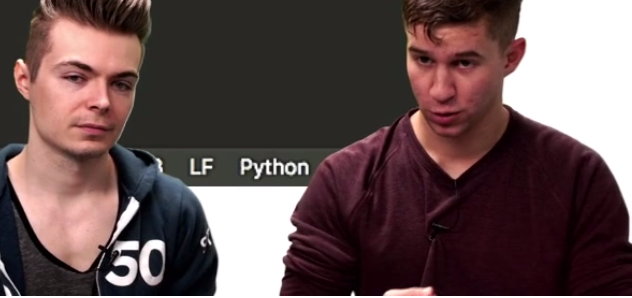
#> input picture stream_all/image_00100.png, 632 x 298 px; its folder holds 4 pictures in this run
$ python kmeans_CS50.py
#> lines starting #> are read from the running program, lines starting #| are printed output that depends on the picture
import numpy as np
import matplotlib.pyplot as plt
from tqdm import tqdm
import os

# * load_data : directory -> numpy array containing our images
# * images used here are 4-dimensional, so the 4 dimensions are hue, saturation, luminance, opacity not the traditional RGB data
def load_data(data_dir):
    img_files =  [os.path.join(data_dir, f) for f in os.listdir(data_dir)]
    imgs = np.array([plt.imread(f) for f in img_files])
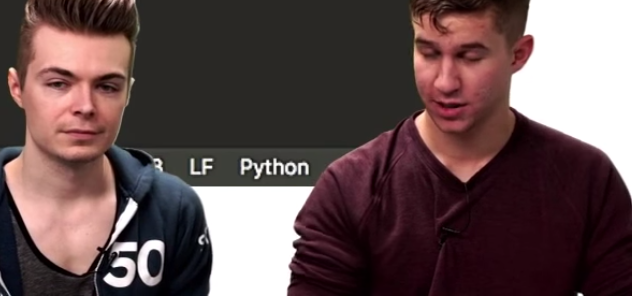
#> input picture stream_all/image_00101.png, 632 x 298 px
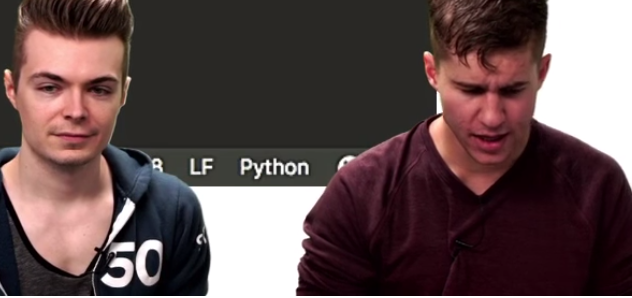
#> input picture stream_all/image_00102.png, 632 x 298 px
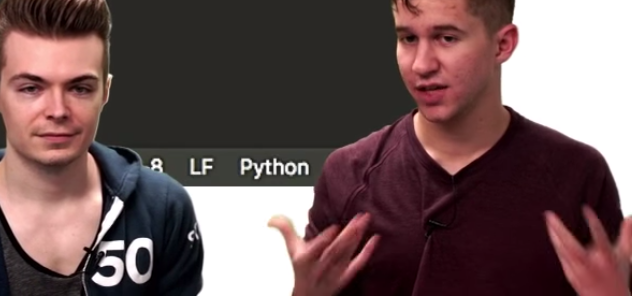
#> input picture stream_all/image_00103.png, 632 x 298 px
    return imgs

# * preprocess : n x h x w x c numpy array -> n x h * w * c numpy array, shape of data, possibly normalized
def preprocess(data):
    n, h, w, c = data.shape
#> n = 4; h = 298; w = 632; c = 4
    flattened = np.reshape(data, (n, h * w * c))

    # * normalize our data
    img_mean = np.mean(flattened, axis=0)
    img_std = np.std(flattened, axis=0)

    # ! semi-normalized
    # normalized = (flattened - img_mean) / img_std

    new_data = flattened

    return new_data, h, w, c

class KMeansClassifier():
    def __init__(self, k=10, height=28, width=28, channel=1):
        self.k = k
        self.mean_images = None
        self.img_shape = (height, width, channel)
        self.avg_distances = list()

    def __str__(self):
        return f"KMeansClassifier Object: K={self.k}"

    # * takes in two numpy arrays, and returns euclidean distance
    def distance(self, img1, img2):
        deltas = img1 - img2
        squares = deltas ** 2
        sums = np.sum(squares)
        distance = np.sqrt(sums)

        return distance

    def fit(self, data, iters = 1):
        # * random init for the first clusters
        np.random.shuffle(data)
        clusters = np.split(data, self.k)

        self.mean_images = [np.mean(cluster, axis=0) for cluster in clusters]

        # ! iterations, don't hardcode
        for i in tqdm(range(iters)):
            # * initialise new clusters
            new_clusters = [ list() for _ in range(self.k)]

            # * iterate over the data, and find which cluster each img is closest to, then assign to that cluster
            sum_min_distances = 0
            for img in tqdm(data):
                distances = [self.distance(img, cluster_mean) for cluster_mean in self.mean_images]

                index = np.argmin(distances)
                sum_min_distances += np.min(distances)

                new_clusters[index].append(img)
            self.avg_distances.append(sum_min_distances / len(data))

            self.mean_images = [np.mean(cluster, axis=0) for cluster in new_clusters]


    def display_means(self):

        plt.figure()
        for k, img in enumerate(self.mean_images):
            reshaped = np.reshape(img, self.img_shape)
            plt.imshow(reshaped)
            plt.title(f'Mean Image for Cluster #{k + 1 }')
            plt.show()

    def display_avgs(self):
        plt.figure()
        plt.plot(self.avg_distances)
        plt.title('Average Distances over Iterations')
        plt.xlabel('Iteration Number')
        plt.ylabel('Average Distance')
        plt.show()


if __name__ == '__main__':
    try:
        # * load_data : directory -> numpy array containing our images
        data = load_data('stream_all')

        # * preprocess : n x h x w x c numpy array -> n x h * w * c numpy array , possibly normalized
        processed_data, h, w, c = preprocess(data)
#> h = 298; w = 632; c = 4

        # * KMeansClassifier : the classifier itself
        kmeans = KMeansClassifier(k=4, height=h, width=w, channel=c)
#> in __init__, `self.img_shape = (height, width, channel)`: self.img_shape = (298, 632, 4)

        # * .fit : numpy array of data -> None
        kmeans.fit(processed_data, iters=10)
#> in fit, `clusters = np.split(data, self.k)`: clusters = 4 items
#> after the loop in fit, `for i in tqdm(range(iters)):`: self.avg_distances = [0, 0, 0, 0, 0, 0, 0, 0, 0, 0]

        # * .display_means : None -> None, displays our mean images
        kmeans.display_means()

        # * .display_avgs : None -> None, displays the average distances over iterations
        kmeans.display_avgs()
#> in display_avgs, `plt.show()`:
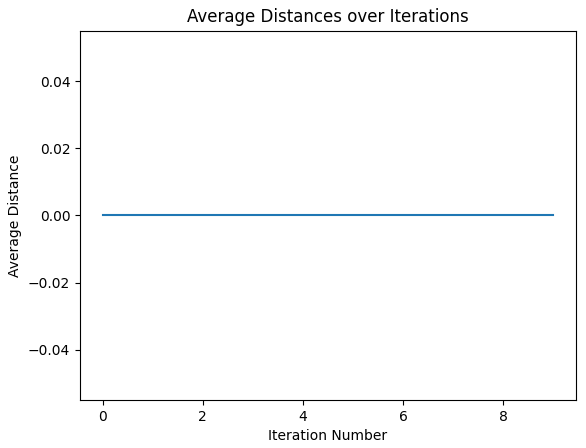
#> figure drawn by matplotlib, 1 panel

    except KeyboardInterrupt:
        print('User aborted!')
